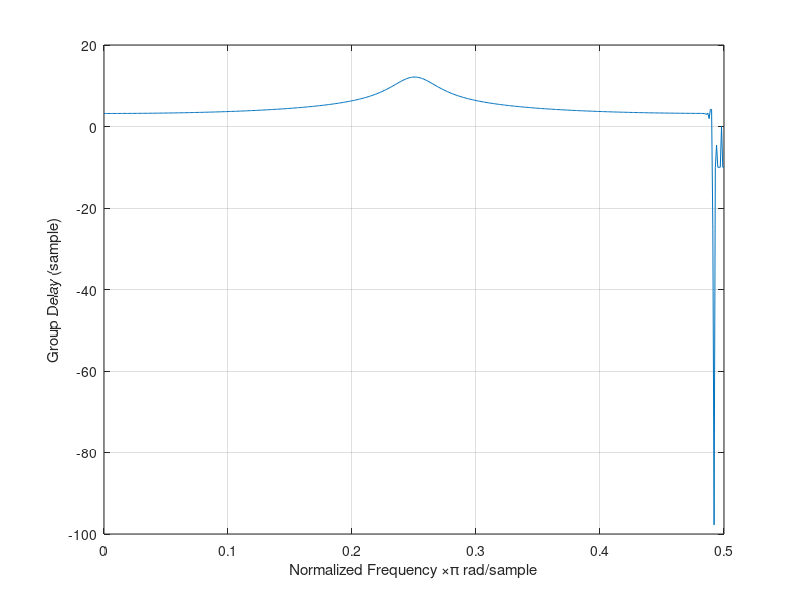

The MATLAB source for this figure:
fs = 8000; f1 = 1500; f2 = 750;
L = 8000*5; n = (0:L-1);
A = 1/5; % adjust playback volume
x1 = A * cos(2 * pi * n * f1 / fs);
x2 = A * cos(2 * pi * n * f2 / fs);
x = x1 + x2;

[b, a] = butter(10, 0.5, 'low');
wc = pi*(0:0.001:0.5);
gd = grpdelay(b, a, wc);

plot(wc/pi, gd)
grid on;
xlabel('Normalized Frequency \times\pi rad/sample')
ylabel('Group Delay (sample)')